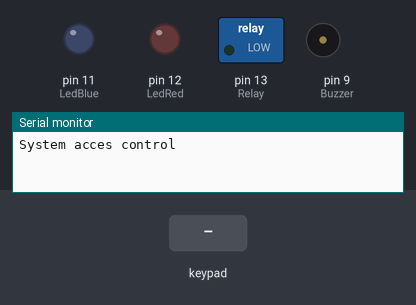
The sketch below on a simulated Arduino Uno, built with avr-gcc and run on an emulated ATmega328P. Parts: switched loads named in the sketch (green lamp = pin HIGH), output pins drawn as LEDs (lit = HIGH), buzzer (waves = sounding, pin HIGH), the last lines printed to the serial monitor. Inputs (shaded band) come from the test bench.

Above: at 2.2 s.
2.3 s: keypad keys 1 2 3 4 pressed 0.4 s apart
At 4.4 s:
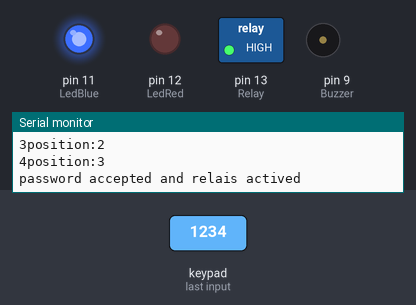
5.4 s: key '2' pressed
At 6.7 s:
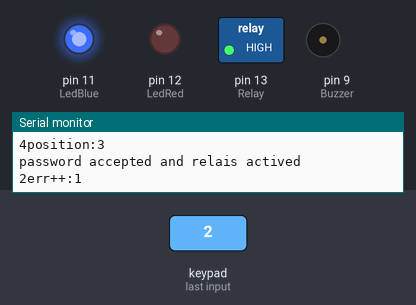
7.0 s: keypad keys 1 2 3 4 # pressed 0.4 s apart
At 10.1 s:
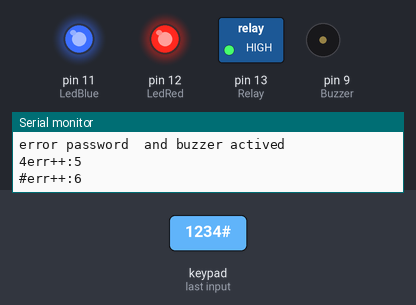
10.5 s: key '*' pressed
At 11.3 s:
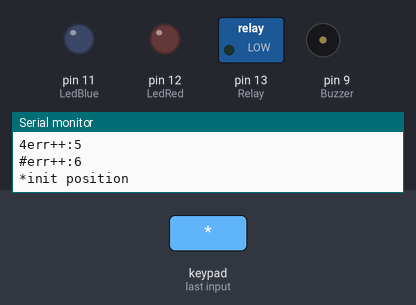
12.1 s: keypad keys 7 6 5 4 pressed 0.4 s apart
At 13.8 s:
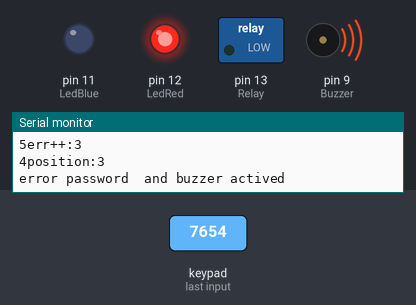
15.2 s: key '1' pressed
At 16.1 s:
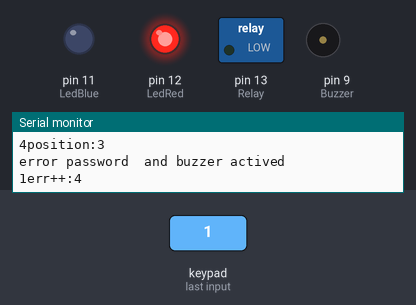
Timing chart, 0 to 17.8 s (numbered marks = the images above; inputs shaded):
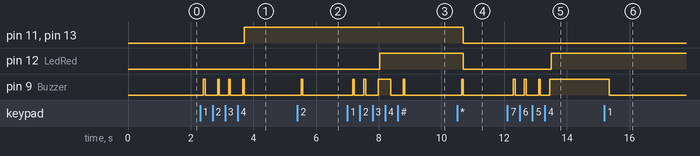

Measured:
- after the input at 2.3 s, pin 11 (LedBlue), pin 13 (Relay): LOW → HIGH after 1.4 s
- after the input at 5.4 s, pin 9 (Buzzer): LOW → HIGH after 0.12 s, → LOW 0.05 s later
- after the input at 7.0 s, pin 12 (LedRed): LOW → HIGH after 1.0 s
- after the input at 10.5 s, pin 11 (LedBlue), pin 12 (LedRed), pin 13 (Relay): HIGH → LOW after 0.19 s; pin 9 (Buzzer): LOW → HIGH after 0.14 s, → LOW 0.05 s later
- after the input at 12.1 s, pin 12 (LedRed): LOW → HIGH after 1.4 s; pin 9 (Buzzer): goes HIGH 0.05 s, LOW 0.30 s, HIGH 0.05 s, LOW 0.40 s, HIGH 0.05 s, LOW 0.30 s, then HIGH, starting after 0.20 s
- after the input at 15.2 s, pin 9 (Buzzer): HIGH → LOW after 0.16 s

The sketch:

arduino_keypad_Relais.ino
```cpp
#include <Keypad.h>   // library Keypad

#define Buzzer 9
#define LedBlue 11
#define LedRed 12
#define Relay 13

const byte ROWS = 4;
const byte COLS = 3;

char keys[ROWS][COLS] = {
  {'1','2','3'},
  {'4','5','6'},
  {'7','8','9'},
  {'*','0','#'}
  };
byte rowPins[ROWS] = {7,6,5,4 };
byte colPins[COLS] = { 3,2,1 };

Keypad keypad = Keypad( makeKeymap(keys), rowPins, colPins, ROWS, COLS ); //declaration keypad
char pressed;
String password="1234";

int post=0,err=0 ;

void setup() {
  Serial.begin(9600);
  pinMode(LedBlue , OUTPUT);
  pinMode(LedRed ,  OUTPUT);
  pinMode(Relay ,   OUTPUT);
  pinMode(Buzzer ,   OUTPUT);
  delay(1000);
  Serial.print("System acces control \n");
  digitalWrite(LedRed, LOW);
}

void loop() {
  pressed=keypad.getKey();
  delay(100);

  if(pressed)             // IF THE KEY IS PRESSED
    {
      Serial.print(pressed) ;
      digitalWrite(Buzzer,HIGH) ;
      delay(50) ;
      digitalWrite(Buzzer ,LOW) ;
      if(pressed == '*') {
           post = 0 ;
           err=0;
           Serial.println("init position");
           digitalWrite(LedBlue,LOW);
           digitalWrite(Relay,LOW) ;
           digitalWrite(LedRed,LOW) ;
        }

     else if(pressed == password[post])
      {
          Serial.print("position:");
          Serial.println(post);
          post++;
      }
     else if (pressed != password[post] ) {
          //pswdstate=false;
          post ++;
          err++ ;
          Serial.print("err++:");
          Serial.println(err);
      }

      if( post == 4 && err==0 ){
              post = 0;
              err=0 ;
              Serial.println("password accepted and relais actived");
              digitalWrite(LedBlue,HIGH);
              digitalWrite(Relay,HIGH) ;

            }
        if( post == 4 && err!=0 ){
              Serial.println("error password  and buzzer actived");
              digitalWrite(LedRed,HIGH);
              digitalWrite(Buzzer,HIGH) ;

            }
    }
 }
```
